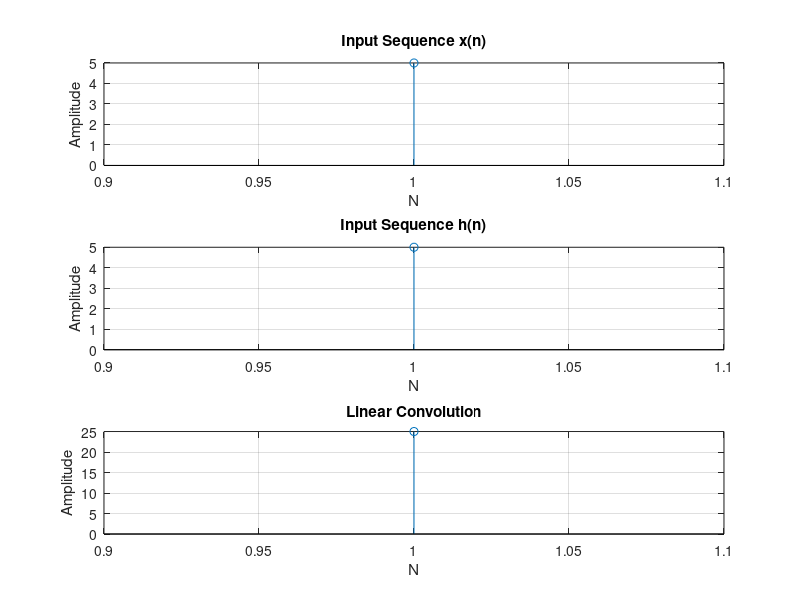

Source code (MATLAB):
% Digital Signal Processing 
% Experiment no. 2
% date : 20-1 23
% Author of the code : Aryan J
% Title : Perform linear and Circular convolution to obtain output

clear;
close all;
clc;

% Linear Convolution
x = [1,2,3,4];
h = [1, 2];
x_len = length(x);
h_len = length(h);
y_len = x_len + h_len - 1;
y = zeros(1,y_len);
for i = 1 :y_len
    for j = 1:x_len
        if (i-j+1)>=1 && (i-j+1)<=h_len
            y(i) = y(i) + x(j)*h(i-j+1);
        end
    end
end
disp(y);

% % % Circular Convolution 
% x = [1, 2, 3, 4];
% h = [1, 2, 1, 0];
% x_len = length(x);
% y = zeros(1, x_len);
% 
% for i = 1:x_len
%     for j = 1:x_len
%         y(i) = y(i) + x(j)*[(i-j+1+x_len) mod(x_len)+1];
%     end
% end
% disp(y);

% Linear Convolution by taking Input 

x = input('Enter the Sequence 1:');
off1 = input('Enter the offset:');
h = input('Enter the Sequence 2:');
off2 = input('Enter the offset:');
y = conv(x,h);
subplot(3,1,1);
stem(x);
ylabel('Amplitude');
xlabel('N');
title('Input Sequence x(n)');
grid on;
subplot(3,1,2);
stem(h);
ylabel('Amplitude');
xlabel('N');
title('Input Sequence h(n)');
grid on;
subplot(3,1,3);
stem(y);
ylabel('Amplitude');
xlabel('N');
title('Linear Convolution');
grid on;

% 
% % Circular Convolution by Taking Input 
% 
% x = input('Enter the Sequence 1:');
% h = input('Enter the Sequence 2:');
% N1 = length(x);
% N2 = length(h);
% N = max(N1,N2);
% N3 = N1-N2;
% if(N3>0)
%     h= [h,zeros(1,N3)];
% else
%     x = [x,zeros(1,-N3)];
% end
% for n=1:N
%     y(n) = 0;
%     for i=1:N
%         j= n-i+1;
%         if(j<=0)
%             j=N+j;
%         end
%     end
% end
% disp('The resultant is');
% subplot(2,1,1);
% stem(y);
% xlabel('N');
% ylabel('Amplitude');

% x = input("Enter the first sequence:");
% off1 = input("Enter the offset");
% h = input("Enter the second sequence :");
% off2 = input("Enter the offset");
% 
% l1 = length(x);
% l2 = length(h);
% 
% N = l1 + l2 - 1;
% 
% for n = 1:N
%     y(n) = 0;
%     for k = 1:l1
%         if ((n-k+1) >= 1 && (n-k+1)<=l2)
%             y(n) = y(n) + x(k)*h(n-k+1);
%             if (k == off1 && (n-k+1) == off2)
%                 off3 = n;
%             end
%         end
%     end
% end
% 
% t = 1-off3:N-off3;
% figure(1);
% stem(t, y);
% grid on;
% title("Linear Convolution");


